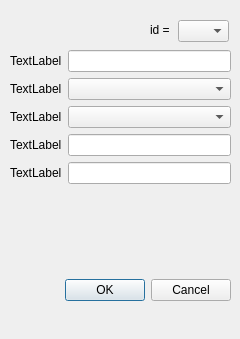
<?xml version="1.0" encoding="UTF-8"?>
<ui version="4.0">
 <class>Dialog</class>
 <widget class="QDialog" name="Dialog">
  <property name="geometry">
   <rect>
    <x>0</x>
    <y>0</y>
    <width>240</width>
    <height>339</height>
   </rect>
  </property>
  <property name="windowTitle">
   <string>Dialog</string>
  </property>
  <widget class="QDialogButtonBox" name="buttonBox">
   <property name="geometry">
    <rect>
     <x>10</x>
     <y>270</y>
     <width>221</width>
     <height>41</height>
    </rect>
   </property>
   <property name="orientation">
    <enum>Qt::Horizontal</enum>
   </property>
   <property name="standardButtons">
    <set>QDialogButtonBox::Cancel|QDialogButtonBox::Ok</set>
   </property>
  </widget>
  <widget class="QWidget" name="formLayoutWidget">
   <property name="geometry">
    <rect>
     <x>10</x>
     <y>50</y>
     <width>221</width>
     <height>221</height>
    </rect>
   </property>
   <layout class="QFormLayout" name="formLayout">
    <item row="0" column="0">
     <widget class="QLabel" name="label">
      <property name="text">
       <string>TextLabel</string>
      </property>
     </widget>
    </item>
    <item row="1" column="0">
     <widget class="QLabel" name="label_2">
      <property name="text">
       <string>TextLabel</string>
      </property>
     </widget>
    </item>
    <item row="2" column="0">
     <widget class="QLabel" name="label_3">
      <property name="text">
       <string>TextLabel</string>
      </property>
     </widget>
    </item>
    <item row="3" column="0">
     <widget class="QLabel" name="label_4">
      <property name="text">
       <string>TextLabel</string>
      </property>
     </widget>
    </item>
    <item row="4" column="0">
     <widget class="QLabel" name="label_5">
      <property name="text">
       <string>TextLabel</string>
      </property>
     </widget>
    </item>
    <item row="0" column="1">
     <widget class="QLineEdit" name="lineEdit"/>
    </item>
    <item row="4" column="1">
     <widget class="QLineEdit" name="lineEdit_2"/>
    </item>
    <item row="3" column="1">
     <widget class="QLineEdit" name="lineEdit_3"/>
    </item>
    <item row="1" column="1">
     <widget class="QComboBox" name="comboBox"/>
    </item>
    <item row="2" column="1">
     <widget class="QComboBox" name="comboBox_2"/>
    </item>
   </layout>
  </widget>
  <widget class="QLabel" name="label_7">
   <property name="geometry">
    <rect>
     <x>150</x>
     <y>20</y>
     <width>21</width>
     <height>20</height>
    </rect>
   </property>
   <property name="text">
    <string>id =</string>
   </property>
  </widget>
  <widget class="QComboBox" name="comboBox_3">
   <property name="geometry">
    <rect>
     <x>178</x>
     <y>20</y>
     <width>51</width>
     <height>22</height>
    </rect>
   </property>
  </widget>
 </widget>
 <resources/>
 <connections>
  <connection>
   <sender>buttonBox</sender>
   <signal>accepted()</signal>
   <receiver>Dialog</receiver>
   <slot>accept()</slot>
   <hints>
    <hint type="sourcelabel">
     <x>248</x>
     <y>254</y>
    </hint>
    <hint type="destinationlabel">
     <x>157</x>
     <y>274</y>
    </hint>
   </hints>
  </connection>
  <connection>
   <sender>buttonBox</sender>
   <signal>rejected()</signal>
   <receiver>Dialog</receiver>
   <slot>reject()</slot>
   <hints>
    <hint type="sourcelabel">
     <x>316</x>
     <y>260</y>
    </hint>
    <hint type="destinationlabel">
     <x>286</x>
     <y>274</y>
    </hint>
   </hints>
  </connection>
 </connections>
</ui>
